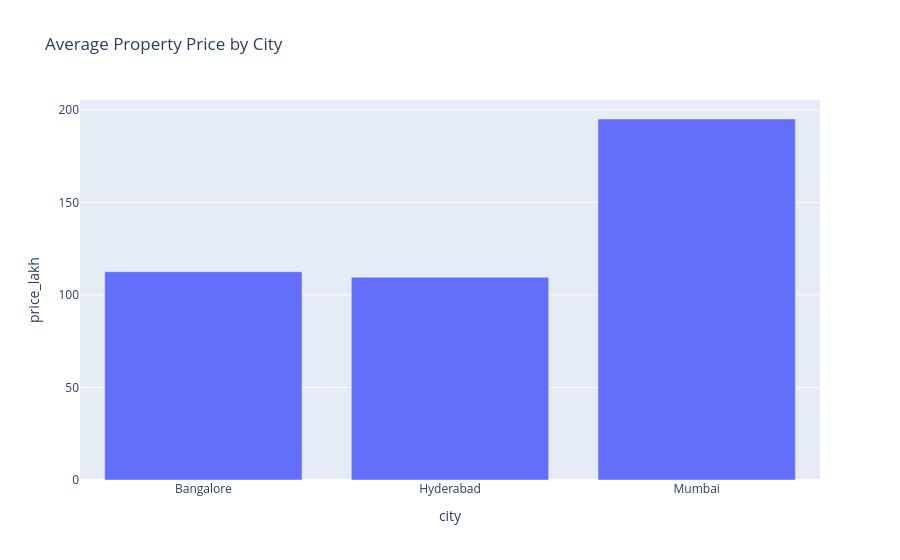

Notebook code for this chart:
### Code cell
import plotly.express as px

city_avg = (
    master.groupby("city")["price_lakh"]
    .mean()
    .reset_index()
)

fig = px.bar(
    city_avg,
    x="city",
    y="price_lakh",
    title="Average Property Price by City"
)

fig.show()

### Figure 1 — Plotly figure (JSON) as saved in the notebook; plotly's stock layout.template omitted (floating-point values rounded to 4 significant figures)
{"data": [{"hovertemplate": "city=%{x}<br>price_lakh=%{y}<extra></extra>", "legendgroup": "", "marker": {"color": "#636efa", "pattern": {"shape": ""}}, "name": "", "orientation": "v", "showlegend": false, "textposition": "auto", "type": "bar", "x": ["Bangalore", "Hyderabad", "Mumbai"], "xaxis": "x", "y": [112.6, 109.6, 195.1], "yaxis": "y"}], "layout": {"barmode": "relative", "legend": {"tracegroupgap": 0}, "title": {"text": "Average Property Price by City"}, "xaxis": {"anchor": "y", "domain": [0, 1], "title": {"text": "city"}}, "yaxis": {"anchor": "x", "domain": [0, 1], "title": {"text": "price_lakh"}}}}
